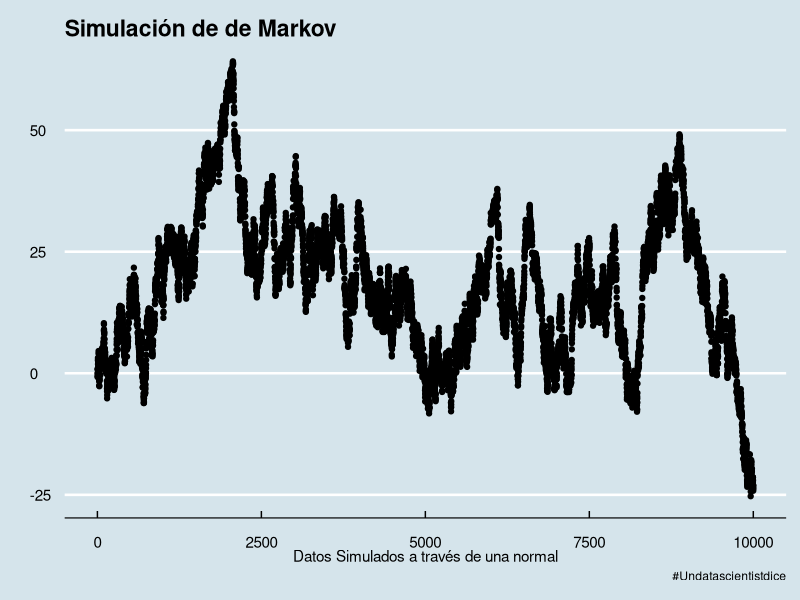

This chart was generated by the following R code:
## ---- chunk 1
knitr::opts_chunk$set(echo = TRUE)
## ---- chunk 2
library(tidyverse)
library(ggthemes)
theme_set(theme_economist())
cap='#Undatascientistdice'
## ---- chunk 3
set.seed(123)
x<-c(0)
for(i in 1:10000){
  x[i+1]<-rnorm(1,x[i],1)
}
qplot(seq_along(x),x)+
  labs(title = 'Simulación de de Markov',
       x='Datos Simulados a través de una normal',
       y='',
           caption = cap)
